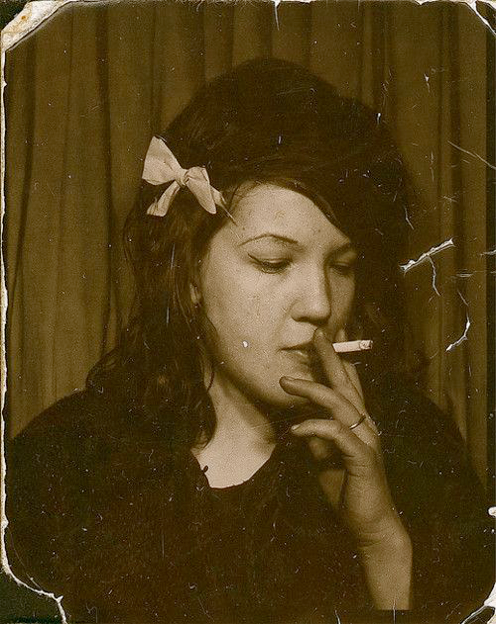
#> input picture test_images/old_w_scratch/a.png, 496 x 624 px, found by its file name; its folder holds only this picture in this run
$ jupyter execute --allow-errors SCRATCH_REMOVE.ipynb   (shell and % lines are left out)
#> lines starting #> are read from the running program, lines starting #| are printed output that depends on the picture
#> further down, image_original is the input picture: PIL image 496x624 RGBA; mean R, G, B, A 80.8, 61.7, 22.6, 255
<a href="https://colab.research.google.com/github/doniaa24/scratch_restoration/blob/main/SCRATCH_REMOVE.ipynb" target="_parent"></a>

[cell 1]
%cd /content/photo_restoration/Global/detection_models
%cd ../../

[cell 2]
from google.colab import drive
drive.mount('/content/drive')

[cell 3]
# Return to the root directory
%cd ../

# Navigate to the Global settings directory
%cd /content/photo_restoration/Global/

# Unzip the pretrained model for Global settings

[cell 4]
%cd ../

[cell 5]
import io
import IPython.display
import numpy as np
import PIL.Image

def imshow(a, format='png', jpeg_fallback=True):
    a = np.asarray(a, dtype=np.uint8)
    data = io.BytesIO()
    PIL.Image.fromarray(a).save(data, format)
    im_data = data.getvalue()
    try:
      disp = IPython.display.display(IPython.display.Image(im_data))
    except IOError:
      if jpeg_fallback and format != 'jpeg':
        print(('Warning: image was too large to display in format "{}"; '
              'trying jpeg instead.').format(format))
        return imshow(a, format='jpeg')
      else:
        raise
    return disp

def make_grid(I1, I2, resize=True):
#> called with resize = True
    I1 = np.asarray(I1)
    H, W = I1.shape[0], I1.shape[1]
#> H = 624; W = 496

    if I1.ndim >= 3:
        I2 = np.asarray(I2.resize((W,H)))
        I_combine = np.zeros((H,W*2,3))
        I_combine[:,:W,:] = I1[:,:,:3]
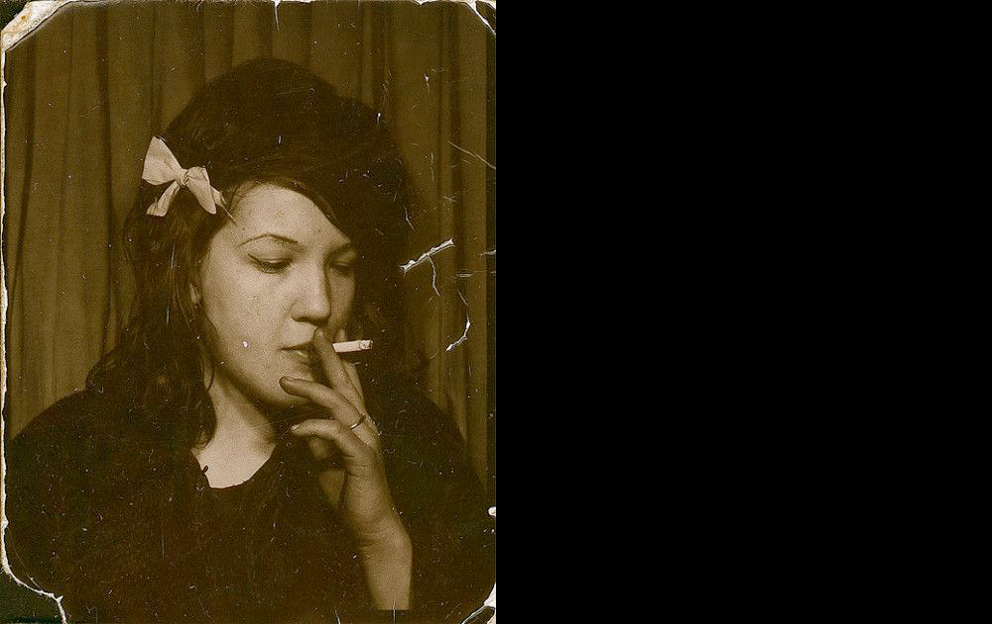
#> I_combine: shape (624, 992, 3) float64; mean R, G, B 40.4, 30.8, 11.3
        I_combine[:,W:,:] = I2[:,:,:3]
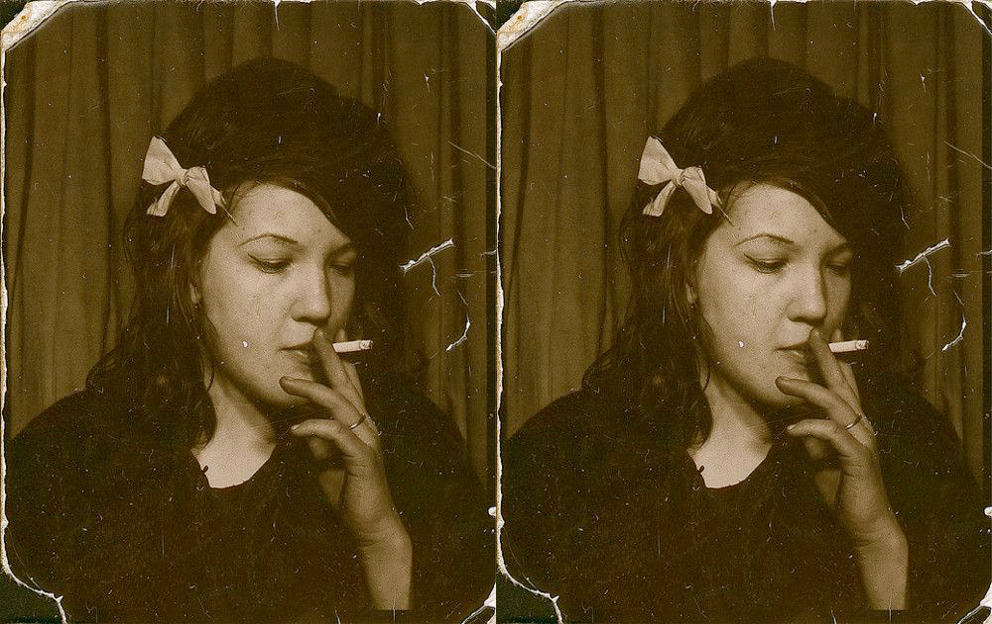
#> I_combine: shape (624, 992, 3) float64; mean R, G, B 80.8, 61.7, 22.6
    else:
        I2 = np.asarray(I2.resize((W,H)).convert('L'))
        I_combine = np.zeros((H,W*2))
        I_combine[:,:W] = I1[:,:]
        I_combine[:,W:] = I2[:,:]
    I_combine = PIL.Image.fromarray(np.uint8(I_combine))
#> I_combine: PIL image 992x624 RGB

    W_base = 600
    if resize:
      ratio = W_base / (W*2)
#> ratio = 0.605
      H_new = int(H * ratio)
#> H_new = 377
      I_combine = I_combine.resize((W_base, H_new), PIL.Image.LANCZOS)
#> I_combine: PIL image 600x377 RGB

    return I_combine

[cell 6]
%cd /content/photo_restoration/
input_folder = "test_images/old_w_scratch"
output_folder = "output"

import os
basepath = os.getcwd()
input_path = os.path.join(basepath, input_folder)
output_path = os.path.join(basepath, output_folder)
os.mkdir(output_path)

[cell 7]
input_folder = "test_images/old_w_scratch"
output_folder = "output"
input_path = os.path.join(basepath, input_folder)
output_path = os.path.join(basepath, output_folder)

filenames = os.listdir(os.path.join(input_path))
filenames.sort()

for filename in filenames:
    print(filename)
    image_original = PIL.Image.open(os.path.join(input_path, filename))
    image_restore = PIL.Image.open(os.path.join(output_path, 'final_output', filename))

    display(make_grid(image_original, image_restore))

[cell 8]
from google.colab import files
import shutil

upload_path = os.path.join(basepath, "test_images", "upload")
upload_output_path = os.path.join(basepath, "upload_output")

if os.path.isdir(upload_output_path):
    shutil.rmtree(upload_output_path)

if os.path.isdir(upload_path):
    shutil.rmtree(upload_path)

os.mkdir(upload_output_path)
os.mkdir(upload_path)

uploaded = files.upload()
#> the answer given: a.png
for filename in uploaded.keys():
    shutil.move(os.path.join(basepath, filename), os.path.join(upload_path, filename))
